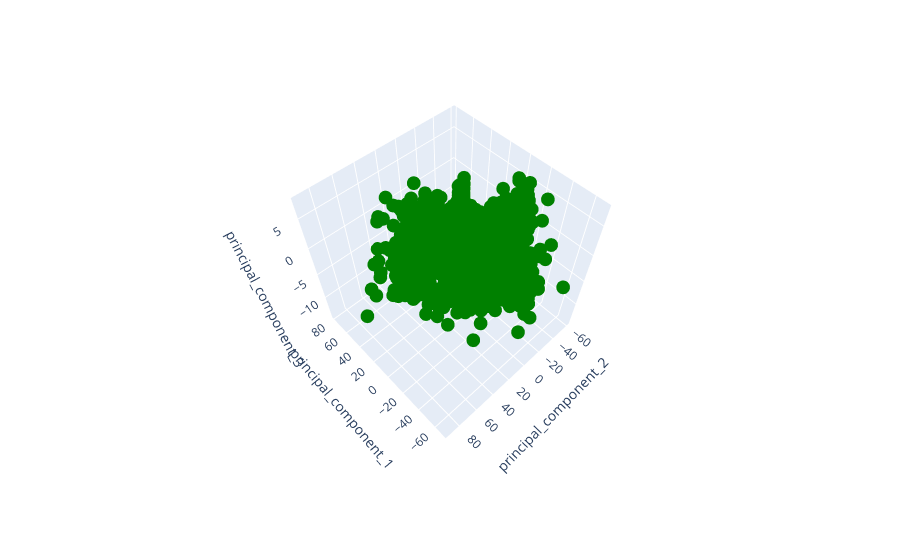

The notebook cell saved with this chart:
### Markdown cell above
Plotting the dataset in 3D after PCA transformation (Plotando o dataset em 3D após a transformação do PCA).

### Code cell
fig = px.scatter_3d(df_pca, x='principal_component_1', y='principal_component_2', z='principal_component_3').update_traces(marker=dict(color='green'))
fig.show()

### Figure 1 — Plotly figure (JSON) as saved in the notebook; plotly's stock layout.template omitted (floating-point values rounded to 4 significant figures; data arrays with more than 128 entries replaced by an {"elided": "..."} marker saying what was removed)
{"data": [{"hovertemplate": "principal_component_1=%{x}<br>principal_component_2=%{y}<br>principal_component_3=%{z}<extra></extra>", "legendgroup": "", "marker": {"color": "green", "symbol": "circle"}, "mode": "markers", "name": "", "scene": "scene", "showlegend": false, "type": "scatter3d", "x": {"elided": "982 float values"}, "y": {"elided": "982 float values"}, "z": {"elided": "982 float values"}}], "layout": {"autosize": true, "legend": {"tracegroupgap": 0}, "margin": {"t": 60}, "scene": {"aspectmode": "auto", "aspectratio": {"x": 1, "y": 1, "z": 1}, "camera": {"center": {"x": 0, "y": 0, "z": 0}, "eye": {"x": -1.159, "y": 1.089, "z": 2.101}, "projection": {"type": "perspective"}, "up": {"x": 0, "y": 0, "z": 1}}, "domain": {"x": [0, 1], "y": [0, 1]}, "xaxis": {"title": {"text": "principal_component_1"}, "type": "linear"}, "yaxis": {"title": {"text": "principal_component_2"}, "type": "linear"}, "zaxis": {"title": {"text": "principal_component_3"}, "type": "linear"}}}}
